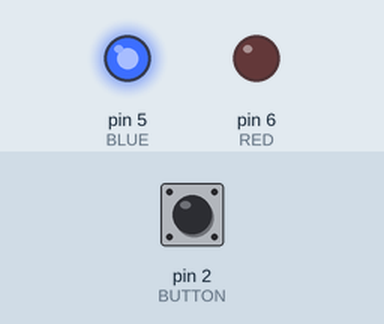
Simulated run of this sketch. Board: Arduino Uno, built with avr-gcc and run on an emulated ATmega328P. On the bench: output pins drawn as LEDs (lit = HIGH). The test bench sets the inputs (shaded band); at power-on: pin 2 (BUTTON) HIGH.

Above: at 1.2 s.
1.3 s: pin 2 (BUTTON) pulled LOW for 0.15 s
At 1.37 s:
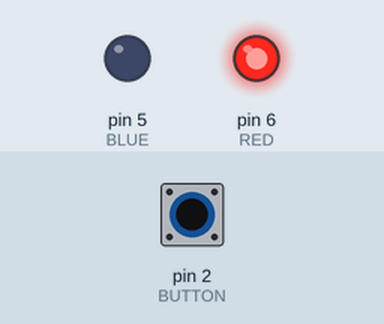
2.9 s: pin 2 (BUTTON) pulled LOW for 3.2 s
At 7.3 s:
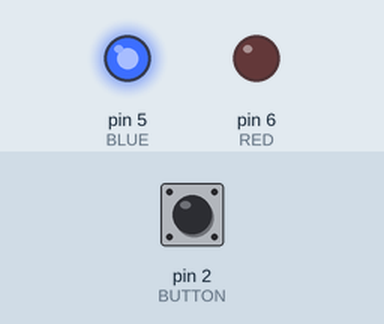
Timing chart, 0 to 8.8 s (numbered marks = the images above; inputs shaded):
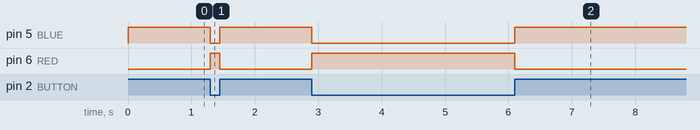

The sketch:

Switch.ino
```cpp
// Define Pins
#define RED 6
#define BLUE 5
#define BUTTON 2

void setup() {
    pinMode(RED, OUTPUT);
    pinMode(BLUE, OUTPUT);
    pinMode(BUTTON, INPUT_PULLUP);
}

void loop() {
    if (digitalRead(BUTTON) == LOW) {
        digitalWrite(RED, HIGH);
        digitalWrite(BLUE, LOW);
    } else {
        digitalWrite(RED, LOW);
        digitalWrite(BLUE, HIGH);
    }
}
```

Measured:
- after the input at 1.3 s, pin 5 (BLUE): HIGH → LOW at once, → HIGH 0.15 s later; pin 6 (RED): LOW → HIGH at once, → LOW 0.15 s later
- after the input at 2.9 s, pin 5 (BLUE): HIGH → LOW at once, → HIGH 3.2 s later; pin 6 (RED): LOW → HIGH at once, → LOW 3.2 s later
